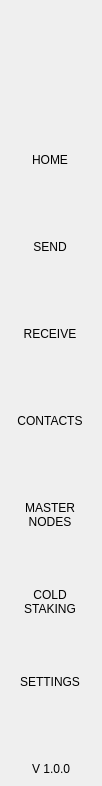
<?xml version="1.0" encoding="UTF-8"?>
<ui version="4.0">
 <class>NavMenuWidget</class>
 <widget class="QWidget" name="NavMenuWidget">
  <property name="geometry">
   <rect>
    <x>0</x>
    <y>0</y>
    <width>102</width>
    <height>786</height>
   </rect>
  </property>
  <property name="windowTitle">
   <string notr="true">N/A</string>
  </property>
  <property name="styleSheet">
   <string notr="true">padding:0px;
border:none;
margin:0px;</string>
  </property>
  <layout class="QVBoxLayout" name="verticalLayout">
   <property name="spacing">
    <number>0</number>
   </property>
   <property name="leftMargin">
    <number>0</number>
   </property>
   <property name="topMargin">
    <number>0</number>
   </property>
   <property name="rightMargin">
    <number>0</number>
   </property>
   <property name="bottomMargin">
    <number>0</number>
   </property>
   <item>
    <widget class="QWidget" name="navContainer_2" native="true">
     <layout class="QVBoxLayout" name="navContainer" stretch="0,0,0,0">
      <property name="spacing">
       <number>0</number>
      </property>
      <property name="leftMargin">
       <number>0</number>
      </property>
      <property name="topMargin">
       <number>0</number>
      </property>
      <property name="rightMargin">
       <number>0</number>
      </property>
      <property name="bottomMargin">
       <number>10</number>
      </property>
      <item>
       <widget class="QPushButton" name="imgLogo">
        <property name="minimumSize">
         <size>
          <width>0</width>
          <height>120</height>
         </size>
        </property>
        <property name="focusPolicy">
         <enum>Qt::NoFocus</enum>
        </property>
        <property name="text">
         <string/>
        </property>
        <property name="iconSize">
         <size>
          <width>64</width>
          <height>64</height>
         </size>
        </property>
       </widget>
      </item>
      <item>
       <widget class="QScrollArea" name="scrollAreaNav">
        <property name="sizePolicy">
         <sizepolicy hsizetype="Expanding" vsizetype="Expanding">
          <horstretch>0</horstretch>
          <verstretch>0</verstretch>
         </sizepolicy>
        </property>
        <property name="minimumSize">
         <size>
          <width>0</width>
          <height>0</height>
         </size>
        </property>
        <property name="styleSheet">
         <string notr="true">QScrollBar {
height:0px;
 width:0px;
}

#scrollAreaNav{
background-color:transparent;
}</string>
        </property>
        <property name="horizontalScrollBarPolicy">
         <enum>Qt::ScrollBarAlwaysOff</enum>
        </property>
        <property name="sizeAdjustPolicy">
         <enum>QAbstractScrollArea::AdjustToContents</enum>
        </property>
        <property name="widgetResizable">
         <bool>true</bool>
        </property>
        <property name="alignment">
         <set>Qt::AlignLeading|Qt::AlignLeft|Qt::AlignTop</set>
        </property>
        <widget class="QWidget" name="scrollAreaNavVert">
         <property name="geometry">
          <rect>
           <x>0</x>
           <y>0</y>
           <width>102</width>
           <height>620</height>
          </rect>
         </property>
         <property name="sizePolicy">
          <sizepolicy hsizetype="Preferred" vsizetype="Expanding">
           <horstretch>0</horstretch>
           <verstretch>0</verstretch>
          </sizepolicy>
         </property>
         <property name="minimumSize">
          <size>
           <width>0</width>
           <height>0</height>
          </size>
         </property>
         <property name="autoFillBackground">
          <bool>false</bool>
         </property>
         <property name="styleSheet">
          <string notr="true">#scrollAreaNavVert{
background-color:transparent;
}</string>
         </property>
         <layout class="QVBoxLayout" name="verticalLayout_3">
          <property name="spacing">
           <number>0</number>
          </property>
          <property name="sizeConstraint">
           <enum>QLayout::SetDefaultConstraint</enum>
          </property>
          <property name="leftMargin">
           <number>0</number>
          </property>
          <property name="topMargin">
           <number>0</number>
          </property>
          <property name="rightMargin">
           <number>0</number>
          </property>
          <property name="bottomMargin">
           <number>0</number>
          </property>
          <item>
           <widget class="QToolButton" name="btnDashboard">
            <property name="minimumSize">
             <size>
              <width>100</width>
              <height>80</height>
             </size>
            </property>
            <property name="text">
             <string>HOME
</string>
            </property>
            <property name="iconSize">
             <size>
              <width>32</width>
              <height>32</height>
             </size>
            </property>
            <property name="checkable">
             <bool>true</bool>
            </property>
            <property name="checked">
             <bool>true</bool>
            </property>
            <property name="autoExclusive">
             <bool>true</bool>
            </property>
           </widget>
          </item>
          <item>
           <widget class="QToolButton" name="btnSend">
            <property name="minimumSize">
             <size>
              <width>100</width>
              <height>80</height>
             </size>
            </property>
            <property name="text">
             <string>SEND
</string>
            </property>
            <property name="iconSize">
             <size>
              <width>32</width>
              <height>32</height>
             </size>
            </property>
            <property name="checkable">
             <bool>true</bool>
            </property>
            <property name="autoExclusive">
             <bool>true</bool>
            </property>
           </widget>
          </item>
          <item>
           <widget class="QToolButton" name="btnReceive">
            <property name="minimumSize">
             <size>
              <width>100</width>
              <height>80</height>
             </size>
            </property>
            <property name="text">
             <string>RECEIVE
</string>
            </property>
            <property name="checkable">
             <bool>true</bool>
            </property>
            <property name="autoExclusive">
             <bool>true</bool>
            </property>
           </widget>
          </item>
          <item>
           <widget class="QToolButton" name="btnAddress">
            <property name="minimumSize">
             <size>
              <width>100</width>
              <height>80</height>
             </size>
            </property>
            <property name="text">
             <string>CONTACTS
</string>
            </property>
            <property name="iconSize">
             <size>
              <width>32</width>
              <height>32</height>
             </size>
            </property>
            <property name="checkable">
             <bool>true</bool>
            </property>
            <property name="autoExclusive">
             <bool>true</bool>
            </property>
           </widget>
          </item>
          <item>
           <widget class="QToolButton" name="btnMaster">
            <property name="minimumSize">
             <size>
              <width>100</width>
              <height>80</height>
             </size>
            </property>
            <property name="text">
             <string>MASTER
NODES</string>
            </property>
            <property name="iconSize">
             <size>
              <width>32</width>
              <height>32</height>
             </size>
            </property>
            <property name="checkable">
             <bool>true</bool>
            </property>
            <property name="autoExclusive">
             <bool>true</bool>
            </property>
           </widget>
          </item>
          <item>
           <widget class="QToolButton" name="btnColdStaking">
            <property name="minimumSize">
             <size>
              <width>100</width>
              <height>80</height>
             </size>
            </property>
            <property name="text">
             <string>COLD
STAKING</string>
            </property>
            <property name="iconSize">
             <size>
              <width>32</width>
              <height>32</height>
             </size>
            </property>
            <property name="checkable">
             <bool>true</bool>
            </property>
            <property name="autoExclusive">
             <bool>true</bool>
            </property>
           </widget>
          </item>
          <item>
           <widget class="QToolButton" name="btnSettings">
            <property name="minimumSize">
             <size>
              <width>100</width>
              <height>80</height>
             </size>
            </property>
            <property name="text">
             <string>SETTINGS
</string>
            </property>
            <property name="iconSize">
             <size>
              <width>32</width>
              <height>32</height>
             </size>
            </property>
            <property name="checkable">
             <bool>true</bool>
            </property>
            <property name="autoExclusive">
             <bool>true</bool>
            </property>
           </widget>
          </item>
         </layout>
        </widget>
       </widget>
      </item>
      <item>
       <spacer name="verticalSpacer">
        <property name="orientation">
         <enum>Qt::Vertical</enum>
        </property>
        <property name="sizeType">
         <enum>QSizePolicy::Minimum</enum>
        </property>
        <property name="sizeHint" stdset="0">
         <size>
          <width>20</width>
          <height>20</height>
         </size>
        </property>
       </spacer>
      </item>
      <item alignment="Qt::AlignHCenter">
       <widget class="QLabel" name="labelVersion">
        <property name="maximumSize">
         <size>
          <width>16777215</width>
          <height>60</height>
         </size>
        </property>
        <property name="text">
         <string>V 1.0.0</string>
        </property>
        <property name="alignment">
         <set>Qt::AlignBottom|Qt::AlignHCenter</set>
        </property>
       </widget>
      </item>
     </layout>
    </widget>
   </item>
  </layout>
 </widget>
 <resources/>
 <connections/>
</ui>
